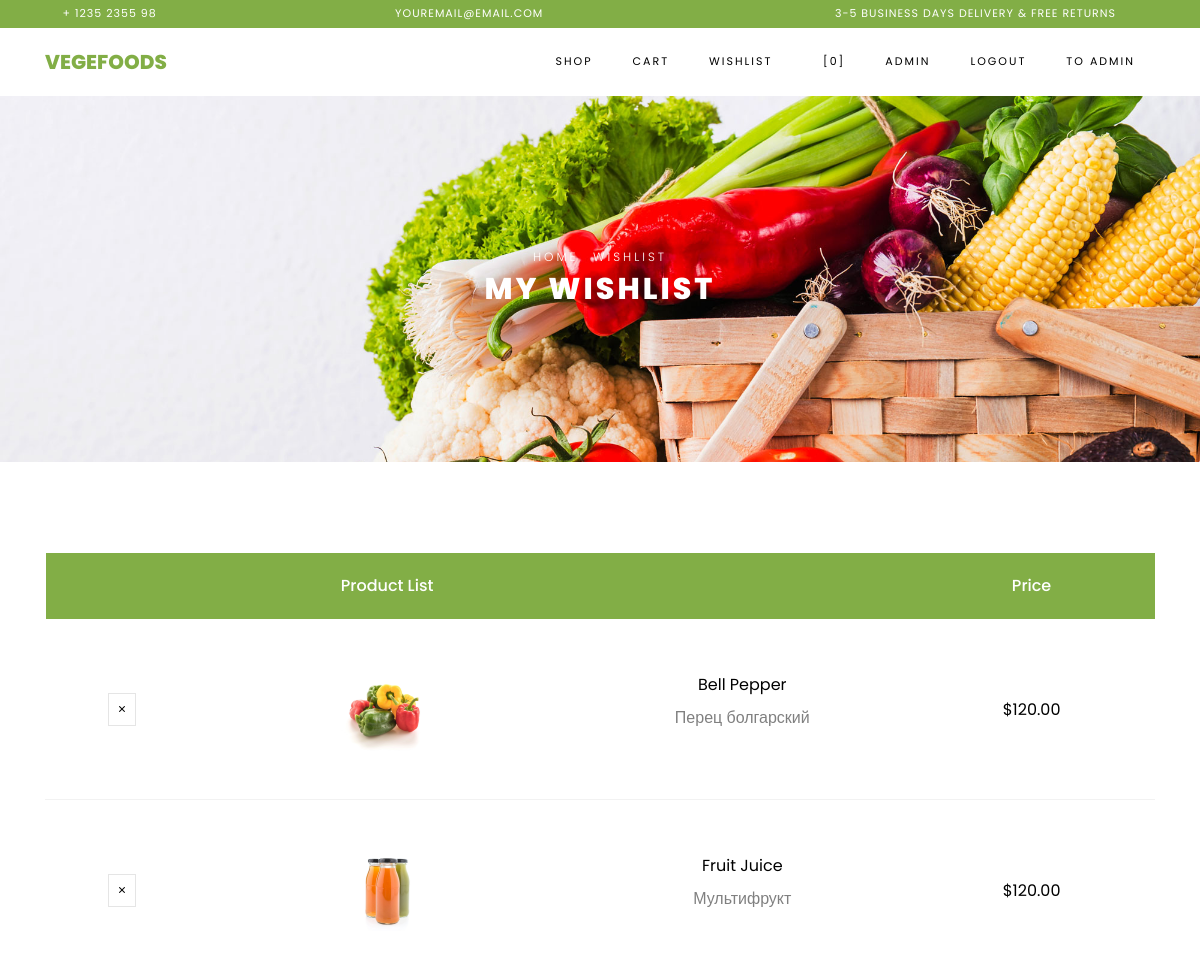
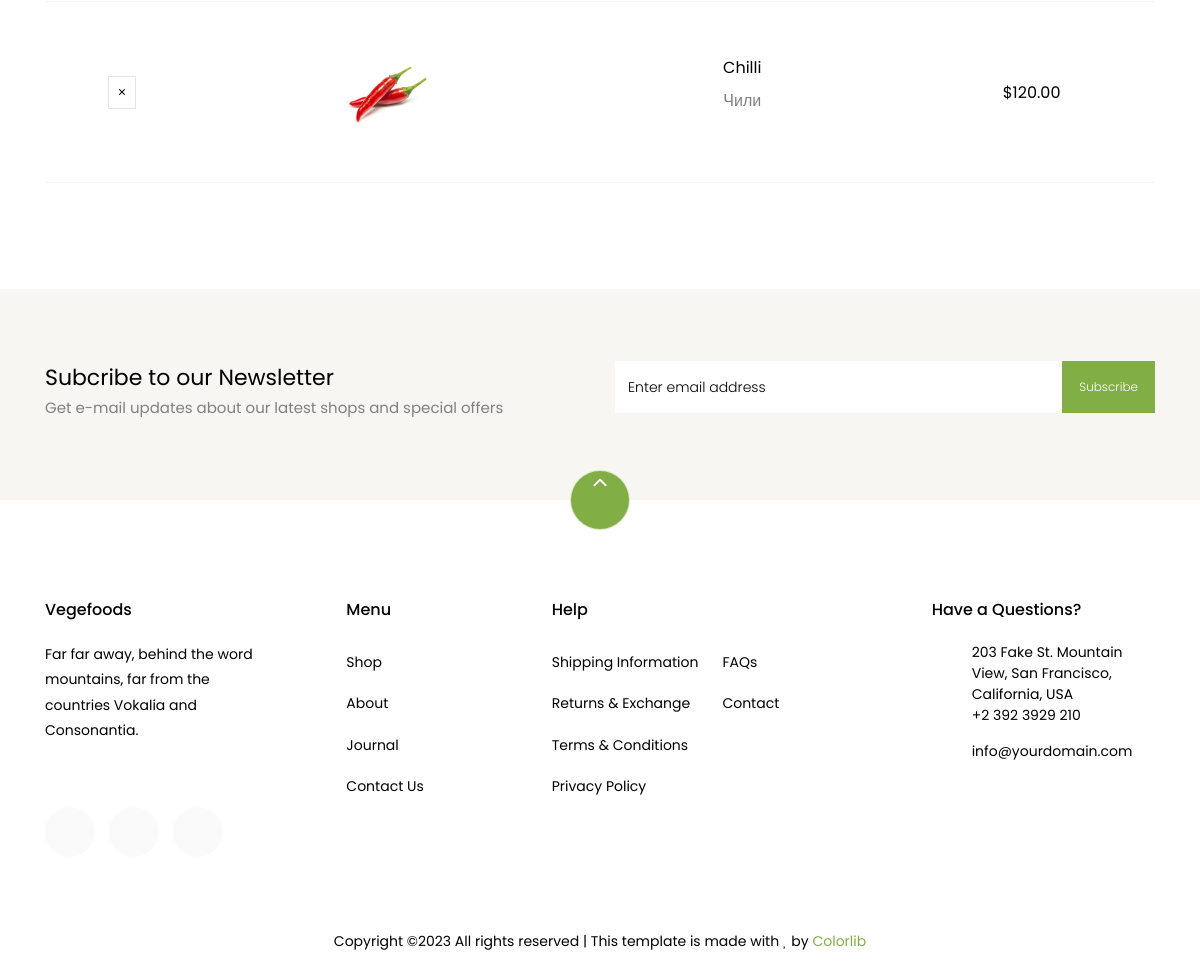
The page /wishlist (signed in) on the database as committed earlier (2 pictures, top to bottom).
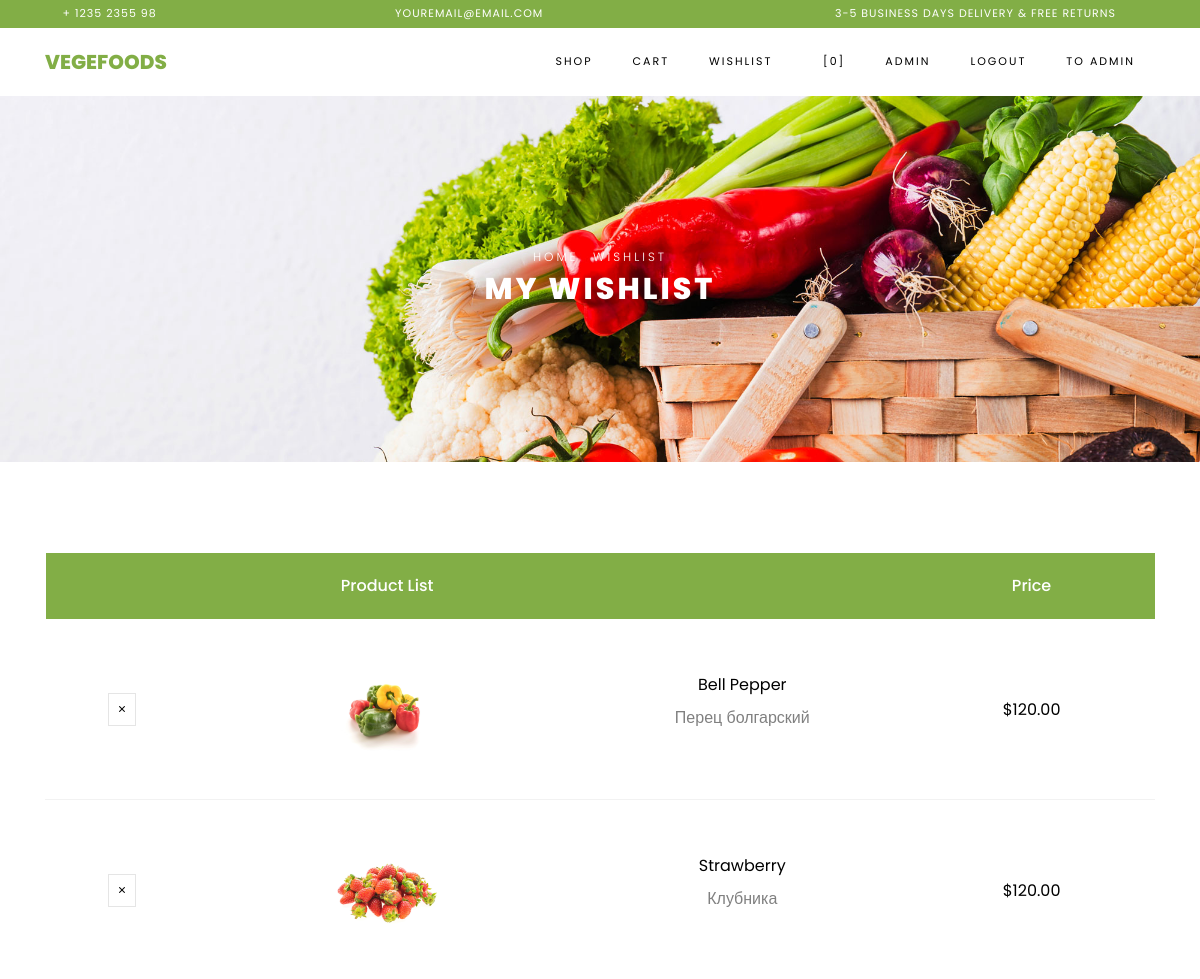
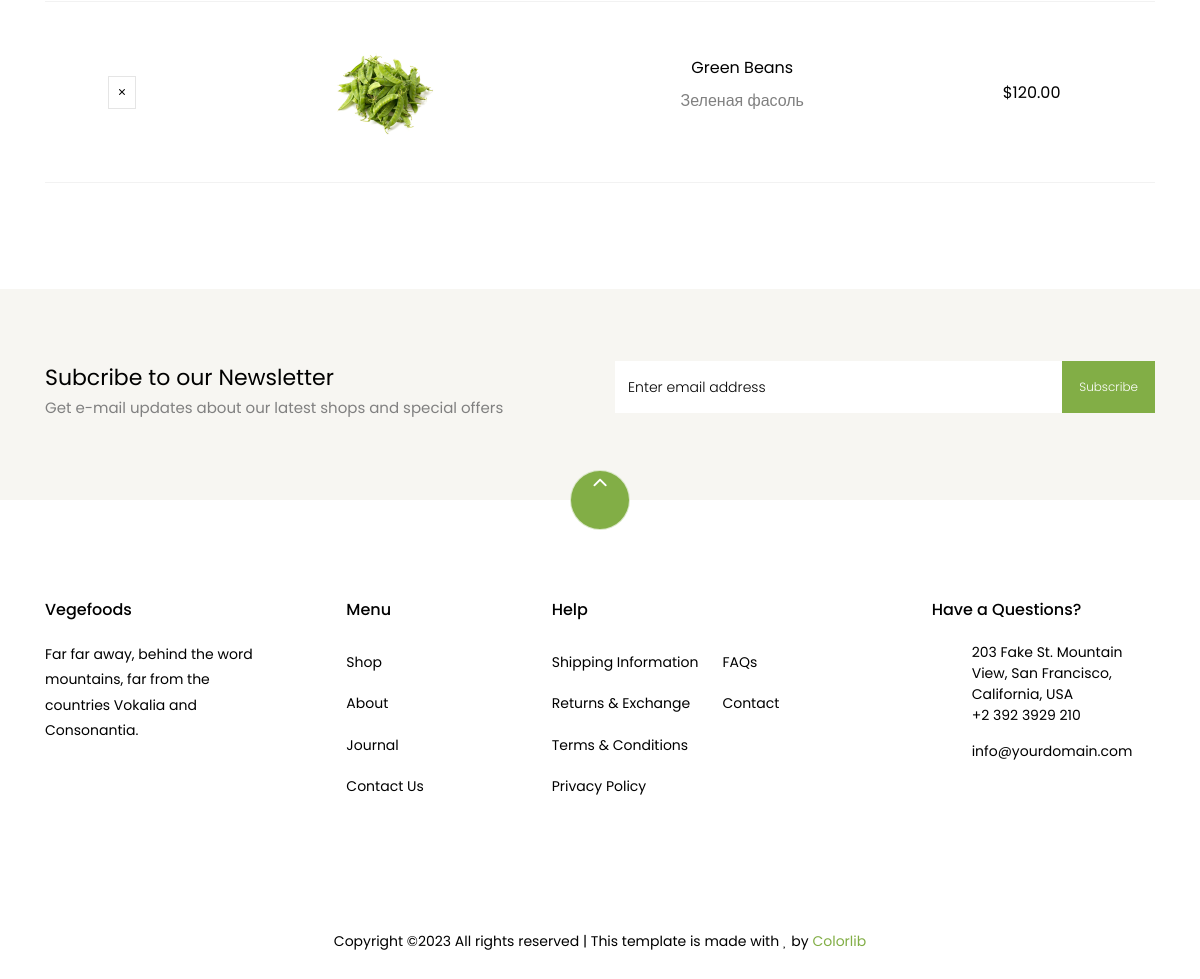
The same page on the database as committed later (2 pictures, top to bottom).
### store/models.py (models this page shows, shortened)
class Wishlist(models.Model):
    user = models.ForeignKey(User, on_delete=models.CASCADE)
    product = models.ForeignKey(Product, on_delete=models.CASCADE)

class Product(models.Model):
    name = models.CharField(max_length=255)
    description = models.TextField()
    price = models.DecimalField(max_digits=10, decimal_places=2)
    image = models.ImageField(upload_to='static/products/', null=True, blank=True)
    category = models.ForeignKey(Category, on_delete=models.CASCADE)
    created_time = models.DateTimeField(auto_now_add=True)
    updated_time = models.DateTimeField(auto_now=True)

### store/views.py (the view, shortened to what this page needs)
# urls.py: path('wishlist', WishlistView.as_view(), name='wishlist'),
class WishlistView(View):
    def get(self, request):
        if request.user.is_authenticated:
            wishlist = Wishlist.objects.filter(user=request.user)
            return render(request, "store/wishlist.html", {'wishlist': wishlist})
        return redirect('login:login')
    def dispatch(self, request, *args, **kwargs):
        if 'method' in kwargs:
            if kwargs['method'] == 'remove':
                return self.delete(request, id=kwargs['id'])
            elif kwargs['method'] == 'add':
                return self.post(request, id=kwargs['id'])
        return super().dispatch(request, *args, **kwargs)

### store/templates/store/wishlist.html (shortened to what this page needs)
<html><head><meta http-equiv="Content-Type" content="text/html; charset=UTF-8"></head><body>{% extends 'store/base.html' %}
{% load static %}
{% block content %}
    <div class="hero-wrap hero-bread" style="background-image: url({% static 'store/images/bg_1.jpg' %});">
      <div class="container">
        <div class="row no-gutters slider-text align-items-center justify-content-center">
          <div class="col-md-9 ftco-animate text-center">
          	<p class="breadcrumbs"><span class="mr-2"><a href="https://dl-ido.spbstu.ru/pluginfile.php/210887/mod_resource/content/1/index.html">Home</a></span> <span>Wishlist</span></p>
            <h1 class="mb-0 bread">My Wishlist</h1>
          </div>
        </div>
      </div>
    </div>
    <section class="ftco-section ftco-cart">
			<div class="container">
				<div class="row">
    			<div class="col-md-12 ftco-animate">
    				<div class="cart-list">
<table class="table">
						    <thead class="thead-primary">
						      <tr class="text-center">
						        <th>&nbsp;</th>
						        <th>Product List</th>
						        <th>&nbsp;</th>
						        <th>Price</th>
						      </tr>
						    </thead>
                            <tbody>
                            {% for item in wishlist %}
                        <td class="product-remove">
                            <a href="{% url 'store:remove_from_wishlist' item.product.id %}">
                            <span class="ion-ios-close"></span>
                            </a>
                        </td>
                        <td class="image-prod">
                            <a href="#">
                                <div class="img" style="background-image:url({{ item.product.image.url }});"></div>
                            </a>
                        </td>
                        <td class="product-name">
                            <h3>{{ item.product.name }}</h3>
                            <p>{{ item.product.description }}</p>
                        </td>
                        <td class="price">${{ item.product.price }}</td>
                            {% endfor %}
						    </tbody>
						  </table>
					  </div>
    			</div>
    		</div>
			</div>
		</section>
		<section class="ftco-section ftco-no-pt ftco-no-pb py-5 bg-light">
      <div class="container py-4">
        <div class="row d-flex justify-content-center py-5">
          <div class="col-md-6">
          	<h2 style="font-size: 22px;" class="mb-0">Subcribe to our Newsletter</h2>
          	<span>Get e-mail updates about our latest shops and special offers</span>
          </div>
          <div class="col-md-6 d-flex align-items-center">
            <form action="https://dl-ido.spbstu.ru/pluginfile.php/210887/mod_resource/content/1/wishlist.html#" class="subscribe-form">
              <div class="form-group d-flex">
                <input type="text" class="form-control" placeholder="Enter email address">
                <input type="submit" value="Subscribe" class="submit px-3">
              </div>
            </form>
          </div>
        </div>
      </div>
    </section>
{% endblock %}</body></html>

### store/templates/store/base.html (shortened to what this page needs)
{% load static %}
<!DOCTYPE html>
<html lang="en">
{% block header %}
  <head>
    <link rel="stylesheet" href="{% static 'store/css/open-iconic-bootstrap.min.css'%}">
    <link rel="stylesheet" href="{% static 'store/css/animate.css'%}">
    <link rel="stylesheet" href="{% static 'store/css/owl.carousel.min.css'%}">
    <link rel="stylesheet" href="{% static 'store/css/owl.theme.default.min.css'%}">
    <link rel="stylesheet" href="{% static 'store/css/magnific-popup.css'%}">
    <link rel="stylesheet" href="{% static 'store/css/aos.css'%}">
    <link rel="stylesheet" href="{% static 'store/css/ionicons.min.css'%}">
    <link rel="stylesheet" href="{% static 'store/css/bootstrap-datepicker.css'%}">
    <link rel="stylesheet" href="{% static 'store/css/jquery.timepicker.css'%}">
    <link rel="stylesheet" href="{% static 'store/css/flaticon.css'%}">
    <link rel="stylesheet" href="{% static 'store/css/icomoon.css'%}">
    <link rel="stylesheet" href="{% static 'store/css/style.css'%}">
  </head>
  <body class="goto-here">
		<div class="py-1 bg-primary">
    	<div class="container">
    		<div class="row no-gutters d-flex align-items-start align-items-center px-md-0">
	    		<div class="col-lg-12 d-block">
		    		<div class="row d-flex">
		    			<div class="col-md pr-4 d-flex topper align-items-center">
					    	<div class="icon mr-2 d-flex justify-content-center align-items-center"><span class="icon-phone2"></span></div>
						    <span class="text">+ 1235 2355 98</span>
					    </div>
					    <div class="col-md pr-4 d-flex topper align-items-center">
					    	<div class="icon mr-2 d-flex justify-content-center align-items-center"><span class="icon-paper-plane"></span></div>
						    <span class="text">youremail@email.com</span>
					    </div>
					    <div class="col-md-5 pr-4 d-flex topper align-items-center text-lg-right">
						    <span class="text">3-5 Business days delivery &amp; Free Returns</span>
					    </div>
				    </div>
			    </div>
		    </div>
		  </div>
    </div>
    <nav class="navbar navbar-expand-lg navbar-dark ftco_navbar bg-dark ftco-navbar-light" id="ftco-navbar">
	    <div class="container">
	      <a class="navbar-brand" href="#">Vegefoods</a>
	      <div class="collapse navbar-collapse" id="ftco-nav">
	        <ul class="navbar-nav ml-auto">
              	<li class="nav-item"><a class="nav-link" href="{% url 'store:shop' %}">Shop</a></li>
                <li class="nav-item"><a class="nav-link" href="{% url 'store:cart' %}">Cart</a></li>
                <li class="nav-item"><a class="nav-link" href="{% url 'store:wishlist' %}">Wishlist</a></li>
	          <li class="nav-item cta cta-colored"><a href="{% url 'store:cart' %}" class="nav-link"><span class="icon-shopping_cart"></span>[0]</a></li>
	            {% if request.user.is_authenticated %}
                    <li class="nav-item"><a class="nav-link">{{request.user.username}}</a></li>
                    <li class="nav-item"><a class="nav-link" href="{% url 'login:logout' %}">Logout</a></li>
                {% if  request.user.is_staff %}
                    <li class="nav-item"><a class="nav-link" href="/admin/">To Admin</a></li>
                {% endif %}
                {% else %}
                    <li class="nav-item"><a class="nav-link" href="{% url 'login:login' %}">Login</a></li>
                {% endif %}
            </ul>
	      </div>
	    </div>
	  </nav>
		{% endblock %}
		{% block content %}
		{% endblock %}
		{% block footer %}
    <footer class="ftco-footer ftco-section">
      <div class="container">
      	<div class="row">
      		<div class="mouse">
						<a href="#" class="mouse-icon">
							<div class="mouse-wheel"><span class="ion-ios-arrow-up"></span></div>
						</a>
					</div>
      	</div>
        <div class="row mb-5">
          <div class="col-md">
            <div class="ftco-footer-widget mb-4">
              <h2 class="ftco-heading-2">Vegefoods</h2>
              <p>Far far away, behind the word mountains, far from the countries Vokalia and Consonantia.</p>
              <ul class="ftco-footer-social list-unstyled float-md-left float-lft mt-5">
                <li class="ftco-animate"><a href="#"><span class="icon-twitter"></span></a></li>
                <li class="ftco-animate"><a href="#"><span class="icon-facebook"></span></a></li>
                <li class="ftco-animate"><a href="#"><span class="icon-instagram"></span></a></li>
              </ul>
            </div>
          </div>
          <div class="col-md">
            <div class="ftco-footer-widget mb-4 ml-md-5">
              <h2 class="ftco-heading-2">Menu</h2>
              <ul class="list-unstyled">
                <li><a href="#" class="py-2 d-block">Shop</a></li>
                <li><a href="#" class="py-2 d-block">About</a></li>
                <li><a href="#" class="py-2 d-block">Journal</a></li>
                <li><a href="#" class="py-2 d-block">Contact Us</a></li>
              </ul>
            </div>
          </div>
          <div class="col-md-4">
             <div class="ftco-footer-widget mb-4">
              <h2 class="ftco-heading-2">Help</h2>
              <div class="d-flex">
	              <ul class="list-unstyled mr-l-5 pr-l-3 mr-4">
	                <li><a href="#" class="py-2 d-block">Shipping Information</a></li>
	                <li><a href="#" class="py-2 d-block">Returns &amp; Exchange</a></li>
	                <li><a href="#" class="py-2 d-block">Terms &amp; Conditions</a></li>
	                <li><a href="#" class="py-2 d-block">Privacy Policy</a></li>
	              </ul>
	              <ul class="list-unstyled">
	                <li><a href="#" class="py-2 d-block">FAQs</a></li>
	                <li><a href="#" class="py-2 d-block">Contact</a></li>
	              </ul>
	            </div>
            </div>
          </div>
          <div class="col-md">
            <div class="ftco-footer-widget mb-4">
            	<h2 class="ftco-heading-2">Have a Questions?</h2>
            	<div class="block-23 mb-3">
	              <ul>
	                <li><span class="icon icon-map-marker"></span><span class="text">203 Fake St. Mountain View, San Francisco, California, USA</span></li>
	                <li><a href="#"><span class="icon icon-phone"></span><span class="text">+2 392 3929 210</span></a></li>
	                <li><a href="#"><span class="icon icon-envelope"></span><span class="text">info@yourdomain.com</span></a></li>
	              </ul>
	            </div>
            </div>
          </div>
        </div>
        <div class="row">
          <div class="col-md-12 text-center">
            <p>
						  Copyright &copy;<script>document.write(new Date().getFullYear());</script> All rights reserved | This template is made with <i class="icon-heart color-danger" aria-hidden="true"></i> by <a href="https://colorlib.com" target="_blank">Colorlib</a>
						</p>
          </div>
        </div>
      </div>
    </footer>
  {% endblock %}
  </body>
</html>

### store/static/store/css/icomoon.css (style rules this page uses)
[class^="icon-"], [class*=" icon-"] { font-family: 'icomoon' !important; speak: none; font-style: normal; font-weight: normal; font-variant: normal; text-transform: none; line-height: 1; -webkit-font-smoothing: antialiased; -moz-osx-font-smoothing: grayscale; }
.icon-heart:before { content: "\f004"; }
.icon-map-marker:before { content: "\f041"; }
.icon-phone:before { content: "\f095"; }
.icon-envelope:before { content: "\f0e0"; }
.icon-paper-plane:before { content: "\f1d8"; }
.icon-phone2:before { content: "\e0cd"; }
.icon-shopping_cart:before { content: "\e8cc"; }

Rows that differ between the two databases and show on the page:
removed Wishlist: product.image (picture), product.name "Fruit Juice", product.description "Мультифрукт", product.price "120.00"
removed Wishlist: product.image (picture), product.name "Chilli", product.description "Чили", product.price "120.00"
added Wishlist: product.image (picture), product.name "Strawberry", product.description "Клубника", product.price "120.00"
added Wishlist: product.image (picture), product.name "Green Beans", product.description "Зеленая фасоль", product.price "120.00"
